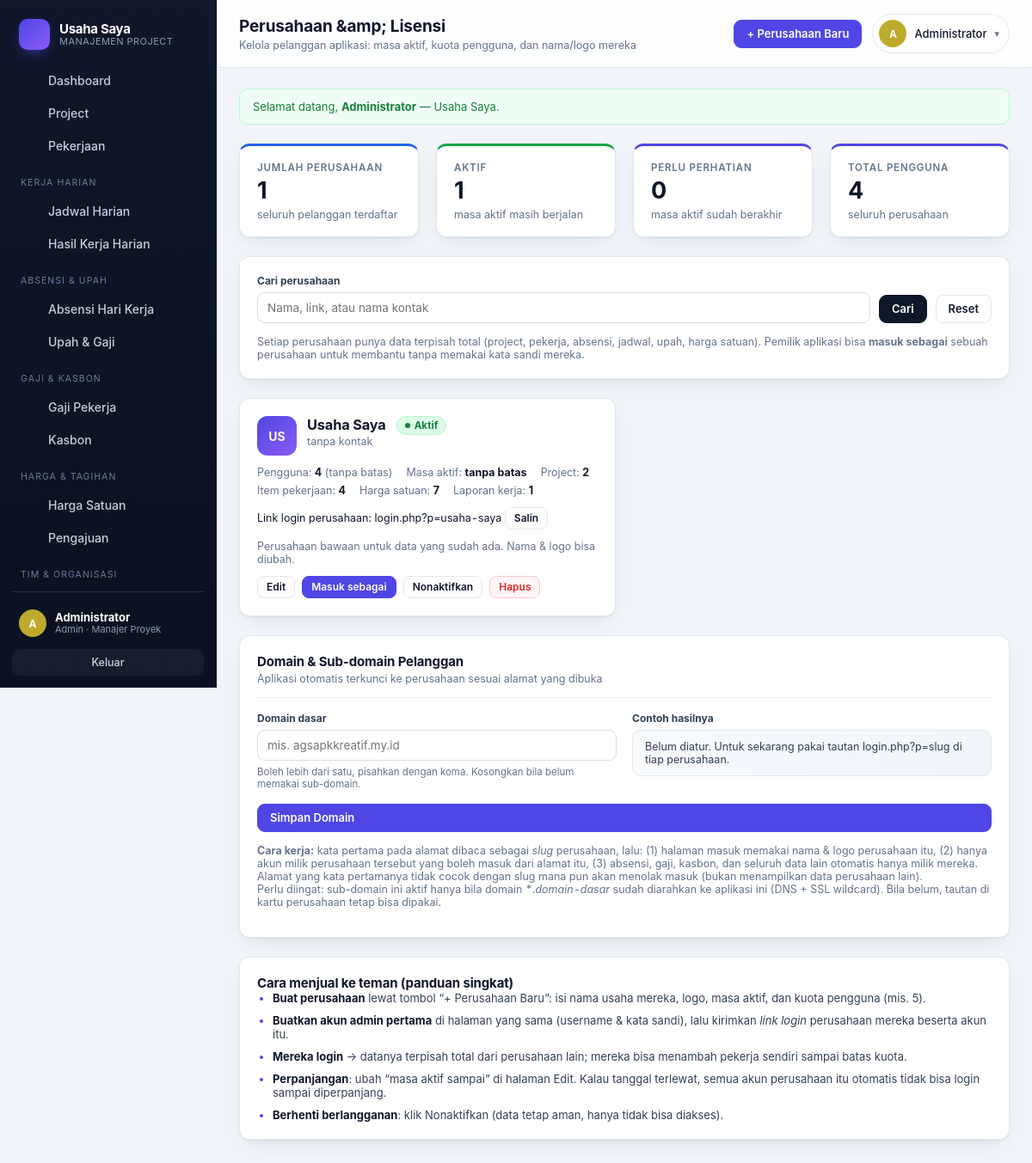
Screenshot of /perusahaan.php (signed in) with the database file from the repository.
### tables this page shows
CREATE TABLE perusahaan (
    id                INTEGER PRIMARY KEY AUTOINCREMENT,
    nama              TEXT NOT NULL,
    slug              TEXT NOT NULL DEFAULT '',
    logo              TEXT NOT NULL DEFAULT '',
    kontak_nama       TEXT NOT NULL DEFAULT '',
    kontak_telepon    TEXT NOT NULL DEFAULT '',
    masa_aktif_sampai TEXT NOT NULL DEFAULT '',
    maks_user         INTEGER NOT NULL DEFAULT 0,
    aktif             INTEGER NOT NULL DEFAULT 1,
    catatan           TEXT NOT NULL DEFAULT '',
    created_at        TEXT NOT NULL DEFAULT (datetime('now','localtime'))
, tutup_buku_tgl INTEGER NOT NULL DEFAULT 25);

CREATE TABLE users (
    id            INTEGER PRIMARY KEY AUTOINCREMENT,
    username      TEXT NOT NULL UNIQUE,
    password_hash TEXT NOT NULL,
    nama          TEXT NOT NULL,
    role          TEXT NOT NULL DEFAULT 'pekerja',
    jabatan       TEXT NOT NULL DEFAULT '',
    telepon       TEXT NOT NULL DEFAULT '',
    aktif         INTEGER NOT NULL DEFAULT 1,
    created_at    TEXT NOT NULL DEFAULT (datetime('now','localtime'))
, upah_harian REAL NOT NULL DEFAULT 0, skema TEXT NOT NULL DEFAULT 'harian', perusahaan_id INTEGER NOT NULL DEFAULT 0, is_owner INTEGER NOT NULL DEFAULT 0);

### perusahaan.php (the view, shortened to what the rows shown need)
<?php
require_once __DIR__ . '/inc/auth.php';
require_once __DIR__ . '/inc/layout.php';
$u = require_owner();
$q = trim((string) ($_GET['q'] ?? ''));
$daftar = fetch_perusahaan($q);
$ringkas = [];
foreach ($daftar as $p) {
    $r = tenant_ringkas((int) $p['id']);
    $ringkas[(int) $p['id']] = $r;
}
render_header(
    'Perusahaan &amp; Lisensi',
    'Kelola pelanggan aplikasi: masa aktif, kuota pengguna, dan nama/logo mereka',
    '<a class="btn btn-primary" href="perusahaan_form.php">+ Perusahaan Baru</a>'
);
?>
<?php if (!$daftar): ?>
  <div class="card">
    <div class="empty">
      <strong>Belum ada perusahaan</strong>
      <span class="small">Buat perusahaan baru, lalu buatkan akun admin pertamanya.</span>
    </div>
  </div>
<?php else: ?>
  <div class="grid grid-2">
    <?php foreach ($daftar as $p): ?>
      <?php
      $pid = (int) $p['id'];
      $r = $ringkas[$pid];
      $sampai = trim((string) $p['masa_aktif_sampai']);
      $lewat = $sampai !== '' && $sampai < date('Y-m-d');
      $maks = (int) $p['maks_user'];
      $penuh = $maks > 0 && $r['users'] >= $maks;
      ?>
      <div class="card tenant-card">
        <div class="tenant-head">
          <?php if (trim((string) $p['logo']) !== ''): ?>
            <img class="tenant-logo" src="<?= e($p['logo']) ?>" alt="Logo <?= e($p['nama']) ?>">
          <?php else: ?>
            <span class="tenant-logo-kosong"><?= e(initials((string) $p['nama'])) ?></span>
          <?php endif; ?>
          <div class="grow">
            <h3><?= e($p['nama']) ?></h3>
            <span class="small muted">
              <?= $p['kontak_nama'] !== '' ? e($p['kontak_nama']) : 'tanpa kontak' ?>
            </span>
          </div>
          <?php if ((int) $p['aktif'] !== 1): ?>
            <span class="pill pill-late">Dinonaktifkan</span>
          <?php elseif ($lewat): ?>
            <span class="pill pill-tertunda">Masa aktif habis</span>
          <?php else: ?>
            <span class="pill pill-selesai">Aktif</span>
          <?php endif; ?>
        </div>
        <div class="tenant-meta">
          <span>Pengguna: <strong><?= (int) $r['users'] ?></strong><?= $maks > 0 ? ' / ' . $maks . ($penuh ? ' (penuh)' : '') : ' (tanpa batas)' ?></span>
          <span>Masa aktif: <strong><?= $sampai !== '' ? e(tgl($sampai)) : 'tanpa batas' ?></strong></span>
          <span>Project: <strong><?= (int) $r['projects'] ?></strong></span>
          <span>Item pekerjaan: <strong><?= (int) $r['pekerjaan'] ?></strong></span>
          <span>Harga satuan: <strong><?= (int) $r['harga'] ?></strong></span>
          <span>Laporan kerja: <strong><?= (int) $r['laporan'] ?></strong></span>
        </div>
        <?php if (trim((string) $p['slug']) !== ''): ?>
          <?php $tautan = tautan_perusahaan($p); ?>
          <div class="small">
            Link login perusahaan:
            <span class="mono"><?= e($tautan) ?></span>
            <button class="btn btn-sm" type="button" data-copy-text="<?= e($tautan) ?>">Salin</button>
          </div>
        <?php endif; ?>
        <?php if (trim((string) $p['catatan']) !== ''): ?>
          <p class="small muted" style="margin:0"><?= nl2br(e($p['catatan'])) ?></p>
        <?php endif; ?>
        <div class="row-actions" style="justify-content:flex-start;flex-wrap:wrap;gap:8px">
          <a class="btn btn-sm" href="perusahaan_form.php?id=<?= $pid ?>">Edit</a>
          <form method="post" action="perusahaan_bantu.php">
            <button class="btn btn-sm btn-primary" type="submit">Masuk sebagai</button>
          </form>
          <form method="post" action="perusahaan_toggle.php">
            <button class="btn btn-sm" type="submit"><?= (int) $p['aktif'] === 1 ? 'Nonaktifkan' : 'Aktifkan' ?></button>
          </form>
          <details class="hapus-perusahaan">
            <summary class="btn btn-sm btn-danger">Hapus</summary>
          </details>
        </div>
      </div>
    <?php endforeach; ?>
  </div>
<?php endif; ?>
<div class="card">
  <div class="card-head" style="padding:0 0 14px;border-bottom:1px solid var(--line-soft);margin-bottom:16px">
    <div>
      <h2>Domain &amp; Sub-domain Pelanggan</h2>
    </div>
  </div>
</div>
<div class="card">
  <h2 class="card-title">Cara menjual ke teman (panduan singkat)</h2>
</div>
<?php render_footer(); ?>

### inc/layout.php (shortened to what the rows shown need)
<?php
function render_header(string $title, string $subtitle = '', string $actions = ''): void
{
    $u = current_user();
    $merek = brand();
    ?>
<!DOCTYPE html>
<html lang="id">
<head>
<link rel="stylesheet" href="assets/style.css">
</head>
<body>
<div class="shell">
  <aside class="sidebar" id="sidebar">
    <div class="brand">
      <span class="brand-text">
        <strong><?= e($merek['nama']) ?></strong>
        <small>Manajemen Project</small>
      </span>
    </div>
    <div class="side-foot">
      <div class="side-user">
        <?= badge_avatar($u['nama']) ?>
        <div class="side-user-info">
          <strong><?= e($u['nama']) ?></strong>
          <small><?= e(role_label($u['role'])) ?><?= $u['jabatan'] ? ' · ' . e($u['jabatan']) : '' ?></small>
        </div>
      </div>
    </div>
  </aside>
  <main class="main">
    <header class="topbar">
      <div class="topbar-title">
        <h1><?= e($title) ?></h1>
      </div>
      <div class="topbar-actions">
        <details class="user-menu">
          <summary>
            <?= badge_avatar($u['nama']) ?>
            <span class="user-menu-name"><?= e($u['nama']) ?></span>
            <span class="caret">▾</span>
          </summary>
        </details>
      </div>
    </header>
    <div class="content">
<?php
}
function render_footer(): void
{
    ?>
    </div>
  </main>
</div>
</body>
</html>
<?php
}

### inc/util.php (shortened to what the rows shown need)
<?php
function e(?string $v): string
{
    return htmlspecialchars((string) $v, ENT_QUOTES, 'UTF-8');
}
function initials(string $nama): string
{
    $parts = preg_split('/\s+/', trim($nama)) ?: [];
    $out = '';
    foreach (array_slice($parts, 0, 2) as $p) {
        if (function_exists('mb_substr')) {
            $out .= mb_strtoupper(mb_substr($p, 0, 1), 'UTF-8');
        } else {
            preg_match('/./u', $p, $m);
            $out .= strtoupper($m[0] ?? '');
        }
    }
    return $out !== '' ? $out : '?';
}
function avatar_hue(string $s): int
{
    return (int) (crc32($s) % 360);
}
function badge_avatar(string $nama, string $size = ''): string
{
    return '<span class="avatar ' . $size . '" style="--h:' . avatar_hue($nama) . '">' . e(initials($nama)) . '</span>';
}

### rows the page displays
perusahaan: nama "Usaha Saya", nama "US", kontak_nama "tanpa kontak", aktif "Aktif", id "4", maks_user "(tanpa batas)", masa_aktif_sampai "tanpa batas", id "2", id "7", id "1", tautan "login.php?p=usaha-saya", catatan "Perusahaan bawaan untuk data yang sudah ada. Nama & logo bisa diubah."
users: nama "A A", nama "Administrator", role "Admin", jabatan "Manajer Proyek"

### other values shown
$item['label'] "Dashboard"
$item['label'] "Project"
$item['label'] "Pekerjaan"
$item['sep'] "KERJA HARIAN"
$item['label'] "Jadwal Harian"
$item['label'] "Hasil Kerja Harian"
$item['sep'] "ABSENSI & UPAH"
$item['label'] "Absensi Hari Kerja"
$item['label'] "Upah & Gaji"
$item['sep'] "GAJI & KASBON"
$item['label'] "Gaji Pekerja"
$item['label'] "Kasbon"
$item['sep'] "HARGA & TAGIHAN"
$item['label'] "Harga Satuan"
$item['label'] "Pengajuan"
